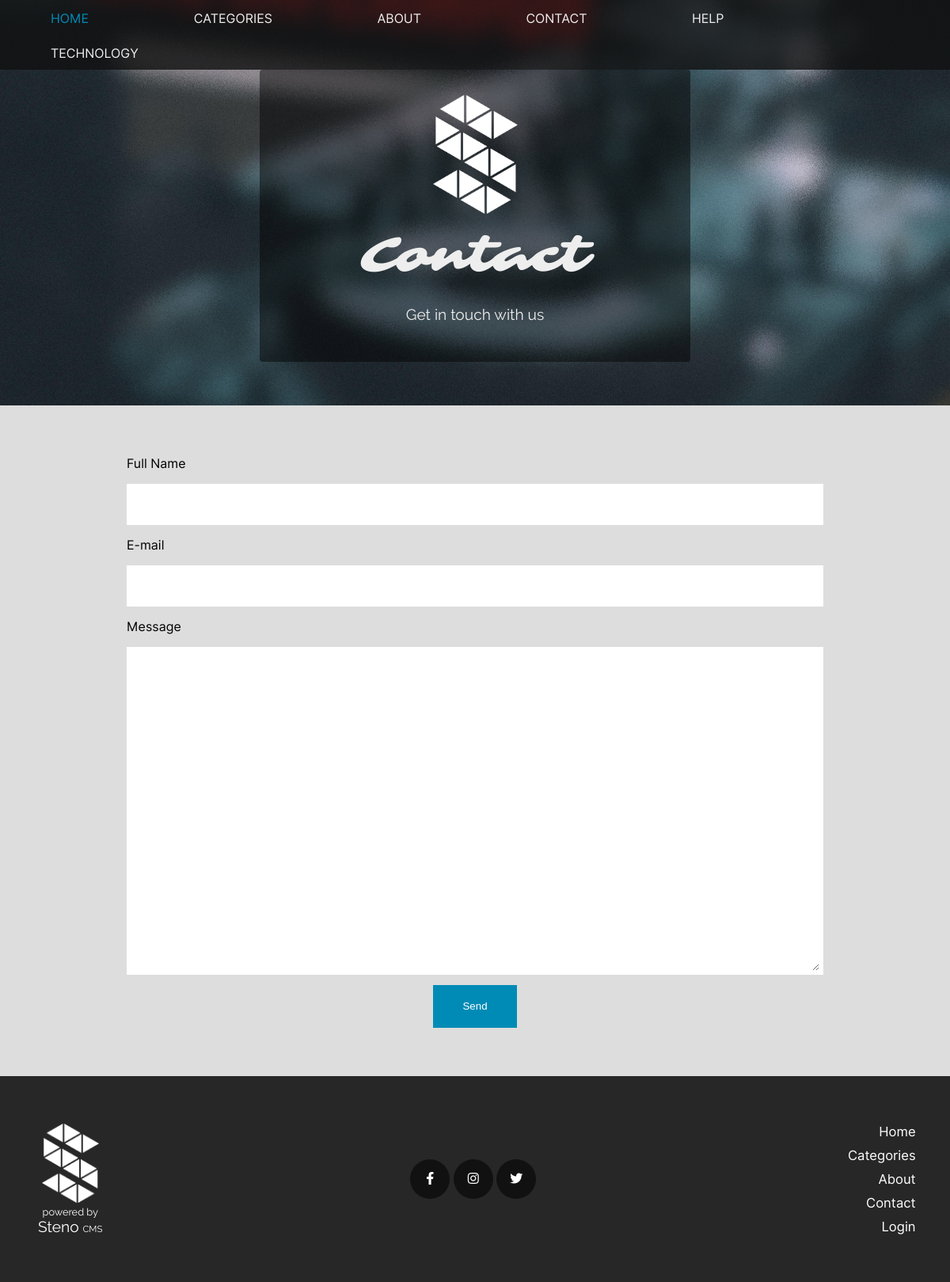
The page /contact.php on the database its author committed.
### tables this page shows
CREATE TABLE `categories` (
  `id` int(11) NOT NULL,
  `name` varchar(30) NOT NULL,
  `show_on_homepage` tinyint(1) NOT NULL DEFAULT 0,
  `show_on_navbar` tinyint(1) NOT NULL DEFAULT 0
);

CREATE TABLE `main_pages` (
  `id` int(11) NOT NULL,
  `page_name` varchar(30) NOT NULL,
  `title` varchar(30) NOT NULL,
  `caption` varchar(60) NOT NULL,
  `show_on_nav` tinyint(1) NOT NULL DEFAULT 1
);

CREATE TABLE `links` (
  `name` varchar(30) NOT NULL,
  `url` varchar(60) NOT NULL,
  `enabled` tinyint(1) NOT NULL DEFAULT 0
);

### contact.php (the view, shortened to what this page needs)
<?php require_once("includes/db_connect.php"); ?>
<?php require_once("includes/functions.php"); ?>
<?php
    $banner_info = get_banner_info("contact");
    $title = $banner_info["title"];
    $caption = $banner_info["caption"];
?>
<!DOCTYPE html>
<html lang="en">
<head>
    <link rel="stylesheet" href="css/all.min.css" type="text/css">
    <link rel="stylesheet" href="css/light.min.css" type="text/css">
    <link rel="stylesheet" href="css/custom/contact.php" type="text/css">
</head>
<body>
    <?php require_once("includes/nav.php"); ?>
    <?php echo (get_banner($title, $caption)); ?>
    <form class="contact-form" action="action/contact.php" method="post">
        <p>Full Name</p>
        <input type="text" name="name" required>
        <p>E-mail</p>
        <input type="email" name="email" required>
        <p>Message</p>
        <textarea name="message" cols="30" rows="10" required></textarea>
        <input type="submit" value="Send" name="send">
    </form>
    <?php require_once("includes/footer.php"); ?>
</body>
</html>

### includes/nav.php (shortened to what this page needs)
<?php
    function get_pages_nav_info() {
        global $connection;
        $query = "SELECT `show_on_nav` FROM `main_pages`";
        $result = mysqli_query($connection, $query);
        return $result;
    }
    function get_categories_nav_info() {
        global $connection;
        $query = "SELECT `id`, `name`, `show_on_navbar` FROM `categories` WHERE 1";
        $result = mysqli_query($connection, $query);
        return $result;
    }
    $main_pages = get_pages_nav_info();
    $nav_categories = get_categories_nav_info()
?>
<nav>
    <ul>
        <?php  mysqli_fetch_assoc($main_pages)["show_on_nav"] ? print('<li><a href=".">HOME</a></li>'):print('');?>
        <?php  mysqli_fetch_assoc($main_pages)["show_on_nav"] ? print('<li><a href="categories">CATEGORIES</a></li>'):print('');?>
        <?php  mysqli_fetch_assoc($main_pages)["show_on_nav"] ? print('<li><a href="about">ABOUT</a></li>'):print('');?>
        <?php  mysqli_fetch_assoc($main_pages)["show_on_nav"] ? print('<li><a href="contact">CONTACT</a></li>'):print('');?>
        <?php
            while($current = mysqli_fetch_assoc($nav_categories)){
                $current["show_on_navbar"] ? print("<li><a href=\"categories?q=" . $current["id"] . "\">" . strtoupper($current["name"]) . "</a></li>"):print("");
            }
        ?>
    </ul>
</nav>

### includes/functions.php (shortened to what this page needs)
<?php
    function confirm_query($result) {
        if(!$result) {
            die("Database query failed.");
        }
        else return $result;
    }
    function get_banner($title, $caption) {
        $banner = '
        <div class="banner">
            <div class="strip">
                <a href="index" class="logo"></a>
                <p class="title">'.$title.'</p>
                <div class="caption">'.$caption.'</div>
            </div>
        </div>';
        return($banner);
    }
    function get_banner_info($page_name) {
        global $connection;
        $query = "SELECT `title`, `caption` FROM `main_pages` WHERE `page_name` = '{$page_name}'";
        $result = mysqli_query($connection, $query);
        return mysqli_fetch_assoc($result);
    }
?>

### rows shown on the page
categories: name "HELP"
categories: name "TECHNOLOGY"
main_pages: title "Contact", caption "Get in touch with us"
